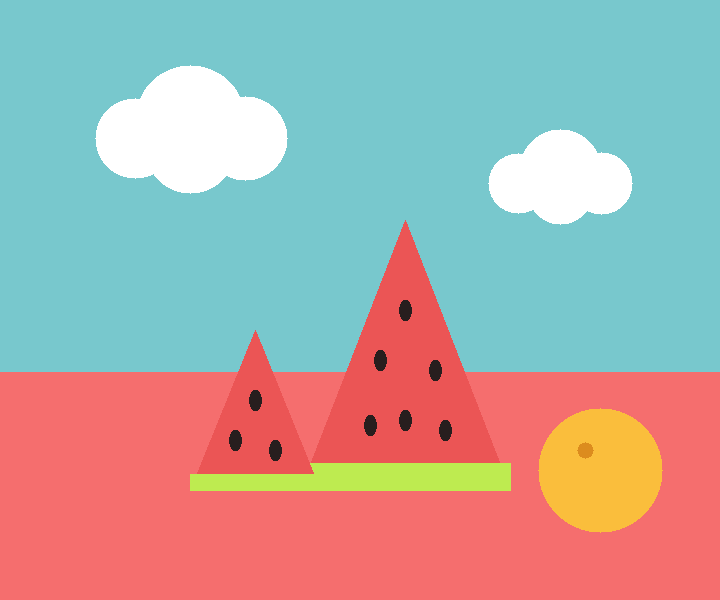
#> input picture ejemplo_ilustracion_plana.png, 720 x 600 px
$ python -i segmentacion.py   (imports and definitions only)
#> lines starting #> are read from the running program, lines starting #| are printed output that depends on the picture
"""Etapa 1: separar el sujeto del fondo (máscara y canal alfa suave)."""
from __future__ import annotations

import cv2
import numpy as np


# [11 lines left out: function filtro_guiado, not called in this run]


def _componentes_relevantes(m: np.ndarray, fraccion: float = 0.05) -> np.ndarray:
    n, etiq, est, _ = cv2.connectedComponentsWithStats((m > 0).astype(np.uint8), connectivity=8)
    if n <= 1:
        return m
    areas = est[1:, cv2.CC_STAT_AREA]
    buenos = [i + 1 for i, a in enumerate(areas) if a >= fraccion * areas.max()]
    return np.where(np.isin(etiq, buenos), 255, 0).astype(np.uint8)


def _rellenar_huecos_chicos(m: np.ndarray, fraccion: float = 0.01) -> np.ndarray:
    contornos, jerarquia = cv2.findContours(m, cv2.RETR_CCOMP, cv2.CHAIN_APPROX_SIMPLE)
    if jerarquia is None:
        return m
    total = float((m > 0).sum())
    salida = m.copy()
    for i, c in enumerate(contornos):
        if jerarquia[0][i][3] != -1 and cv2.contourArea(c) < fraccion * total:
            cv2.drawContours(salida, [c], -1, 255, -1)
    return salida


def _distancia_al_fondo(peq: np.ndarray, b: int, quitar_sombras: bool = False) -> tuple[np.ndarray, float]:
    """Qué tan distinto de "fondo" es cada píxel, modelando el fondo desde el borde de la foto.

    Se combinan dos modelos y se toma el más parecido al fondo:
      * un ajuste polinómico de 2.º grado por canal (sirve para degradados suaves), y
      * los colores dominantes del borde con k-means (sirve para fondos de varios colores planos).
    Devuelve (distancia por píxel, umbral sugerido).
    """
    hp, wp = peq.shape[:2]
    en_borde = np.zeros((hp, wp), bool)
    en_borde[:b], en_borde[-b:], en_borde[:, :b], en_borde[:, -b:] = True, True, True, True
    img = peq.astype(np.float32)

    yy, xx = np.mgrid[0:hp, 0:wp].astype(np.float32)
    x, y = xx / wp - 0.5, yy / hp - 0.5
    base = np.stack([np.ones_like(x), x, y, x * y, x * x, y * y], axis=-1)
    A, C = base[en_borde], img[en_borde]
    usar = np.ones(len(A), bool)
    for _ in range(3):                                   # ajuste robusto: se descartan atípicos
        coef = np.linalg.lstsq(A[usar], C[usar], rcond=None)[0]
        resid = np.linalg.norm(A @ coef - C, axis=1)
        usar = resid <= max(3 * np.median(resid), 8.0)
    dist_poly = np.linalg.norm(base @ coef - img, axis=2)

    muestra = C if len(C) <= 4000 else C[np.random.default_rng(0).choice(len(C), 4000, replace=False)]
    cv2.setRNGSeed(0)
    criterio = (cv2.TERM_CRITERIA_EPS + cv2.TERM_CRITERIA_MAX_ITER, 20, 1.0)
    _, _, centros = cv2.kmeans(muestra.astype(np.float32), 3, None, criterio, 2, cv2.KMEANS_PP_CENTERS)
    dist_cl = np.min(np.stack([np.linalg.norm(img - c, axis=2) for c in centros]), axis=0)

    dist = np.minimum(dist_poly, dist_cl)
    if quitar_sombras:
        # Una sombra es el mismo color del fondo pero más oscuro: queda sobre el rayo que va del negro al color.
        rayos = []
        for c in centros:
            a = np.clip((img @ c) / (float(c @ c) + 1e-6), 0.45, 1.0)
            rayos.append(np.linalg.norm(img - a[..., None] * c, axis=2))
        dist = np.minimum(dist, np.min(rayos, axis=0))
    dispersion = float(np.median(dist[en_borde]))
    return dist, max(14.0, 3.0 * dispersion)


def mascara_auto(img_bgr: np.ndarray, iteraciones: int = 5, quitar_sombras: bool = False) -> tuple[np.ndarray, list[str]]:
    """Detecta al sujeto con GrabCut inicializado desde el borde de la imagen.

    Supone que el borde de la foto es fondo. Devuelve (máscara uint8 0/255, advertencias).
    """
    alto, ancho = img_bgr.shape[:2]
    esc = min(1.0, 480 / max(alto, ancho))
    peq = img_bgr if esc == 1.0 else cv2.resize(img_bgr, None, fx=esc, fy=esc, interpolation=cv2.INTER_AREA)
    hp, wp = peq.shape[:2]
    b = max(2, int(0.03 * min(hp, wp)))

    dist, umbral = _distancia_al_fondo(peq, b, quitar_sombras)

    m = np.full((hp, wp), cv2.GC_PR_FGD, np.uint8)
    m[dist < umbral] = cv2.GC_PR_BGD
    m[dist > 3.0 * umbral] = cv2.GC_FGD
    m[:b], m[-b:], m[:, :b], m[:, -b:] = cv2.GC_BGD, cv2.GC_BGD, cv2.GC_BGD, cv2.GC_BGD

    advertencias: list[str] = []
    fg = None
    try:
        cv2.grabCut(peq, m, None, np.zeros((1, 65)), np.zeros((1, 65)), iteraciones, cv2.GC_INIT_WITH_MASK)
        fg = (m == cv2.GC_FGD) | (m == cv2.GC_PR_FGD)
    except cv2.error:
        pass

    if fg is None or not 0.01 <= fg.mean() <= 0.95:
        fg = dist >= umbral                        # plan B: diferencia de color con el fondo
        advertencias.append("GrabCut no separó bien al sujeto; se usó la diferencia de color con el fondo.")
        if not 0.01 <= fg.mean() <= 0.95:
            fg = np.zeros((hp, wp), bool)           # plan C: elipse central
            cv2.ellipse(fg.view(np.uint8), (wp // 2, hp // 2), (int(wp * .4), int(hp * .4)), 0, 0, 360, 1, -1)
            advertencias.append("No se pudo separar al sujeto: se usó una elipse central. "
                                "Conviene pasar una máscara propia (mascara_sujeto).")

    mascara = fg.astype(np.uint8) * 255
    mascara = cv2.morphologyEx(mascara, cv2.MORPH_OPEN, np.ones((3, 3), np.uint8))
    mascara = _componentes_relevantes(mascara)
    mascara = _rellenar_huecos_chicos(mascara)
    mascara = cv2.resize(mascara, (ancho, alto), interpolation=cv2.INTER_LINEAR)
    mascara = np.where(mascara > 127, 255, 0).astype(np.uint8)
    return cv2.medianBlur(mascara, 5), advertencias


# [57 lines left out: functions alfa_suave, _dividir_tocados, separar_objetos, not called in this run]

>>> import cv2
>>> picture = cv2.imread('../ejemplo_ilustracion_plana.png')
#> picture is the input picture: shape (600, 720, 3); mean B, G, R 165.8, 169.5, 176.2
>>> result = mascara_auto(picture)
#> in _distancia_al_fondo, `dist_poly = np.linalg.norm(base @ coef - img, axis=2)`:
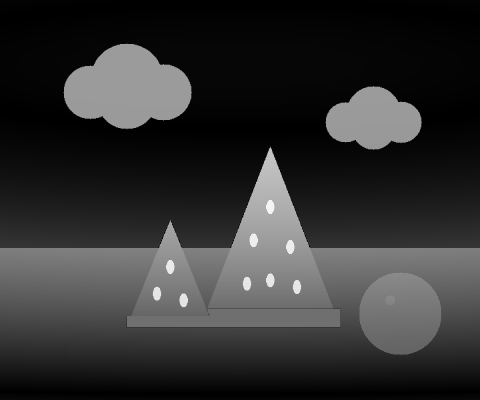
#> dist_poly: shape (400, 480) float32; min 1.71e-05, max 246, mean 49.2
#> in _distancia_al_fondo, `_, _, centros = cv2.kmeans(muestra.astype(np.float32), 3, None, criter..`: centros = [[205, 200, 120], [110, 110, 245], [205, 200, 120]]
#> in _distancia_al_fondo, `dist_cl = np.min(np.stack([np.linalg.norm(img - c, axis=2) for c in ce..`:
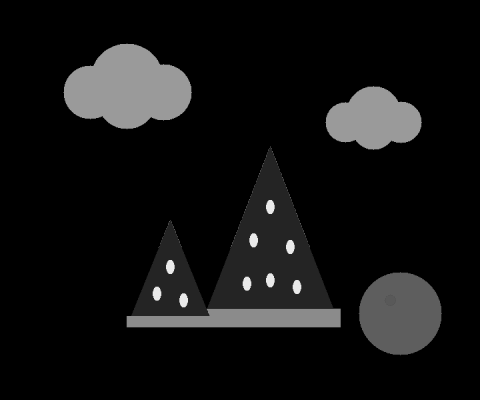
#> dist_cl: shape (400, 480) float32; min 0, max 234.1, mean 18.2
#> in _distancia_al_fondo, `dispersion = float(np.median(dist[en_borde]))`: dispersion = 0
#> in mascara_auto, `dist, umbral = _distancia_al_fondo(peq, b, quitar_sombras)`: umbral = 14
